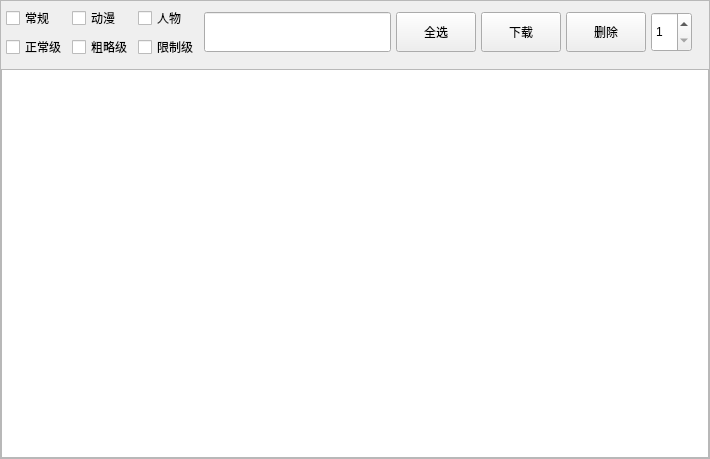
<?xml version="1.0" encoding="UTF-8"?>
<ui version="4.0">
 <class>SearchPage</class>
 <widget class="QWidget" name="SearchPage">
  <property name="geometry">
   <rect>
    <x>0</x>
    <y>0</y>
    <width>710</width>
    <height>459</height>
   </rect>
  </property>
  <property name="windowTitle">
   <string>ImageTable</string>
  </property>
  <layout class="QVBoxLayout" name="verticalLayout_2">
   <property name="spacing">
    <number>0</number>
   </property>
   <property name="leftMargin">
    <number>0</number>
   </property>
   <property name="topMargin">
    <number>0</number>
   </property>
   <property name="rightMargin">
    <number>0</number>
   </property>
   <property name="bottomMargin">
    <number>0</number>
   </property>
   <item>
    <widget class="QScrollArea" name="scrollArea">
     <property name="widgetResizable">
      <bool>true</bool>
     </property>
     <widget class="QWidget" name="scrollAreaWidgetContents">
      <property name="geometry">
       <rect>
        <x>0</x>
        <y>0</y>
        <width>708</width>
        <height>457</height>
       </rect>
      </property>
      <layout class="QVBoxLayout" name="verticalLayout_3">
       <property name="spacing">
        <number>0</number>
       </property>
       <property name="leftMargin">
        <number>0</number>
       </property>
       <property name="topMargin">
        <number>0</number>
       </property>
       <property name="rightMargin">
        <number>0</number>
       </property>
       <property name="bottomMargin">
        <number>0</number>
       </property>
       <item>
        <layout class="QVBoxLayout" name="verticalLayout" stretch="0,1">
         <property name="spacing">
          <number>5</number>
         </property>
         <property name="leftMargin">
          <number>0</number>
         </property>
         <property name="topMargin">
          <number>0</number>
         </property>
         <property name="rightMargin">
          <number>0</number>
         </property>
         <property name="bottomMargin">
          <number>0</number>
         </property>
         <item>
          <layout class="QHBoxLayout" name="horizontalLayout_2" stretch="0,1,0,0,0,0,0">
           <property name="spacing">
            <number>5</number>
           </property>
           <property name="leftMargin">
            <number>5</number>
           </property>
           <property name="topMargin">
            <number>5</number>
           </property>
           <property name="rightMargin">
            <number>5</number>
           </property>
           <property name="bottomMargin">
            <number>5</number>
           </property>
           <item>
            <layout class="QGridLayout" name="gridLayout">
             <item row="0" column="0">
              <widget class="CheckBox" name="checkBox_general">
               <property name="text">
                <string>常规</string>
               </property>
              </widget>
             </item>
             <item row="0" column="1">
              <widget class="CheckBox" name="checkBox_anime">
               <property name="text">
                <string>动漫</string>
               </property>
              </widget>
             </item>
             <item row="0" column="2">
              <widget class="CheckBox" name="checkBox_people">
               <property name="text">
                <string>人物</string>
               </property>
              </widget>
             </item>
             <item row="1" column="0">
              <widget class="CheckBox" name="checkBox_sfw">
               <property name="text">
                <string>正常级</string>
               </property>
              </widget>
             </item>
             <item row="1" column="1">
              <widget class="CheckBox" name="checkBox_sketchy">
               <property name="text">
                <string>粗略级</string>
               </property>
              </widget>
             </item>
             <item row="1" column="2">
              <widget class="CheckBox" name="checkBox_nsfw">
               <property name="text">
                <string>限制级</string>
               </property>
              </widget>
             </item>
            </layout>
           </item>
           <item>
            <widget class="SearchLineEdit" name="lineEdit">
             <property name="minimumSize">
              <size>
               <width>0</width>
               <height>40</height>
              </size>
             </property>
            </widget>
           </item>
           <item>
            <widget class="PrimaryPushButton" name="pushButton_select_all">
             <property name="minimumSize">
              <size>
               <width>0</width>
               <height>40</height>
              </size>
             </property>
             <property name="text">
              <string>全选</string>
             </property>
            </widget>
           </item>
           <item>
            <widget class="PrimaryPushButton" name="pushButton_download">
             <property name="minimumSize">
              <size>
               <width>0</width>
               <height>40</height>
              </size>
             </property>
             <property name="text">
              <string>下载</string>
             </property>
            </widget>
           </item>
           <item>
            <widget class="PrimaryPushButton" name="pushButton">
             <property name="minimumSize">
              <size>
               <width>0</width>
               <height>40</height>
              </size>
             </property>
             <property name="text">
              <string>删除</string>
             </property>
            </widget>
           </item>
           <item>
            <widget class="QSpinBox" name="spinBox">
             <property name="minimumSize">
              <size>
               <width>0</width>
               <height>40</height>
              </size>
             </property>
             <property name="minimum">
              <number>1</number>
             </property>
            </widget>
           </item>
           <item>
            <widget class="QLabel" name="label_page_info">
             <property name="text">
              <string/>
             </property>
            </widget>
           </item>
          </layout>
         </item>
         <item>
          <widget class="GroupBoxTable" name="tableWidget_image">
           <property name="minimumSize">
            <size>
             <width>500</width>
             <height>150</height>
            </size>
           </property>
          </widget>
         </item>
        </layout>
       </item>
      </layout>
     </widget>
    </widget>
   </item>
  </layout>
 </widget>
 <customwidgets>
  <customwidget>
   <class>PrimaryPushButton</class>
   <extends>QPushButton</extends>
   <header>qfluentwidgets.components.widgets</header>
  </customwidget>
  <customwidget>
   <class>GroupBoxTable</class>
   <extends>QTableWidget</extends>
   <header>pyside6_GUI.BaseMod.WidgetMod</header>
  </customwidget>
  <customwidget>
   <class>SearchLineEdit</class>
   <extends>QLineEdit</extends>
   <header>qfluentwidgets.components.widgets</header>
  </customwidget>
  <customwidget>
   <class>CheckBox</class>
   <extends>QCheckBox</extends>
   <header>qfluentwidgets.components.widgets</header>
  </customwidget>
 </customwidgets>
 <resources/>
 <connections/>
</ui>
